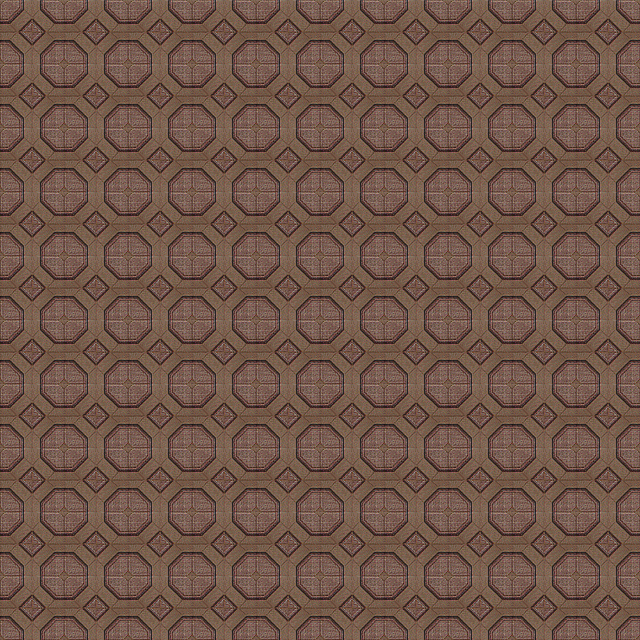

Below is a game level as drawn by its tile map, then a one-line description and the .tmx file that defines it, in full:
An orthogonal 10x10 tile map with 64x64 px tiles, 1 tile layer (Tile Layer 1), 3 tilesets and 1 object.

<map version="1.10" tiledversion="1.10.2" orientation="orthogonal" renderorder="right-down" width="10" height="10" tilewidth="64" tileheight="64" infinite="0" nextlayerid="3" nextobjectid="2">
 <tileset firstgid="1" source="tileset.tsx" />
 <tileset firstgid="101" source="agua.tsx" />
 <tileset firstgid="110" source="obj.tsx" />
 <layer id="1" name="Tile Layer 1" width="10" height="10">
  <data encoding="csv">
15,15,15,15,15,15,15,15,15,15,
15,15,15,15,15,15,15,15,15,15,
15,15,15,15,15,15,15,15,15,15,
15,15,15,15,15,15,15,15,15,15,
15,15,15,15,15,15,15,15,15,15,
15,15,15,15,15,15,15,15,15,15,
15,15,15,15,15,15,15,15,15,15,
15,15,15,15,15,15,15,15,15,15,
15,15,15,15,15,15,15,15,15,15,
15,15,15,15,15,15,15,15,15,15
</data>
 </layer>
 <objectgroup id="2" name="Object Layer 1">
  <object id="1" gid="133" x="232.506" y="500.228" width="204" height="352" />
 </objectgroup>
</map>
